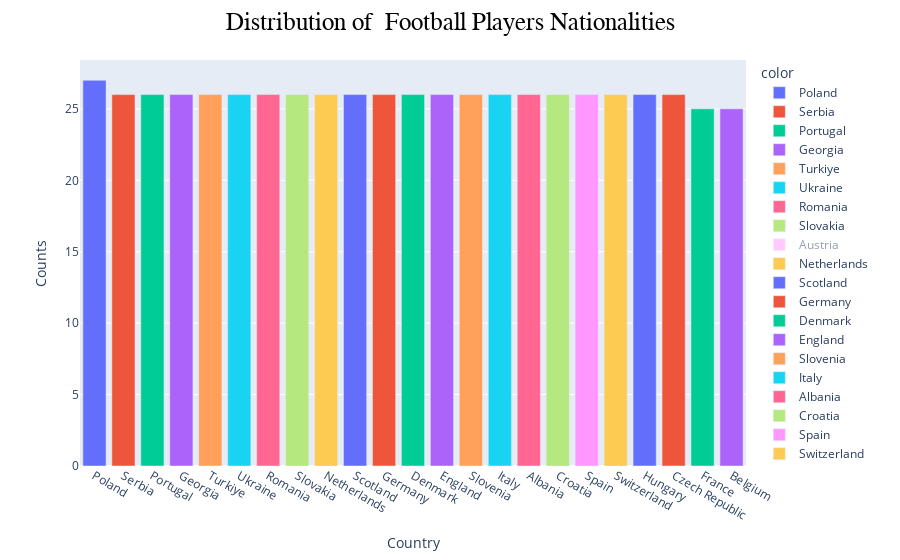

Notebook code for this chart:
### Code cell
univariate(data['Country'],'Distribution of  Football Players Nationalities')

### Figure 1 — Plotly figure (JSON) as saved in the notebook; plotly's stock layout.template omitted (floating-point values rounded to 4 significant figures)
{"data": [{"alignmentgroup": "True", "hovertemplate": "color=Poland<br>Country=%{x}<br>Counts=%{y}<extra></extra>", "legendgroup": "Poland", "marker": {"color": "#636efa", "pattern": {"shape": ""}}, "name": "Poland", "offsetgroup": "Poland", "orientation": "v", "showlegend": true, "textposition": "auto", "type": "bar", "x": ["Poland"], "xaxis": "x", "y": [27], "yaxis": "y"}, {"alignmentgroup": "True", "hovertemplate": "color=Serbia<br>Country=%{x}<br>Counts=%{y}<extra></extra>", "legendgroup": "Serbia", "marker": {"color": "#EF553B", "pattern": {"shape": ""}}, "name": "Serbia", "offsetgroup": "Serbia", "orientation": "v", "showlegend": true, "textposition": "auto", "type": "bar", "x": ["Serbia"], "xaxis": "x", "y": [26], "yaxis": "y"}, {"alignmentgroup": "True", "hovertemplate": "color=Portugal<br>Country=%{x}<br>Counts=%{y}<extra></extra>", "legendgroup": "Portugal", "marker": {"color": "#00cc96", "pattern": {"shape": ""}}, "name": "Portugal", "offsetgroup": "Portugal", "orientation": "v", "showlegend": true, "textposition": "auto", "type": "bar", "x": ["Portugal"], "xaxis": "x", "y": [26], "yaxis": "y"}, {"alignmentgroup": "True", "hovertemplate": "color=Georgia<br>Country=%{x}<br>Counts=%{y}<extra></extra>", "legendgroup": "Georgia", "marker": {"color": "#ab63fa", "pattern": {"shape": ""}}, "name": "Georgia", "offsetgroup": "Georgia", "orientation": "v", "showlegend": true, "textposition": "auto", "type": "bar", "x": ["Georgia"], "xaxis": "x", "y": [26], "yaxis": "y"}, {"alignmentgroup": "True", "hovertemplate": "color=Turkiye<br>Country=%{x}<br>Counts=%{y}<extra></extra>", "legendgroup": "Turkiye", "marker": {"color": "#FFA15A", "pattern": {"shape": ""}}, "name": "Turkiye", "offsetgroup": "Turkiye", "orientation": "v", "showlegend": true, "textposition": "auto", "type": "bar", "x": ["Turkiye"], "xaxis": "x", "y": [26], "yaxis": "y"}, {"alignmentgroup": "True", "hovertemplate": "color=Ukraine<br>Country=%{x}<br>Counts=%{y}<extra></extra>", "legendgroup": "Ukraine", "marker": {"color": "#19d3f3", "pattern": {"shape": ""}}, "name": "Ukraine", "offsetgroup": "Ukraine", "orientation": "v", "showlegend": true, "textposition": "auto", "type": "bar", "x": ["Ukraine"], "xaxis": "x", "y": [26], "yaxis": "y"}, {"alignmentgroup": "True", "hovertemplate": "color=Romania<br>Country=%{x}<br>Counts=%{y}<extra></extra>", "legendgroup": "Romania", "marker": {"color": "#FF6692", "pattern": {"shape": ""}}, "name": "Romania", "offsetgroup": "Romania", "orientation": "v", "showlegend": true, "textposition": "auto", "type": "bar", "x": ["Romania"], "xaxis": "x", "y": [26], "yaxis": "y"}, {"alignmentgroup": "True", "hovertemplate": "color=Slovakia<br>Country=%{x}<br>Counts=%{y}<extra></extra>", "legendgroup": "Slovakia", "marker": {"color": "#B6E880", "pattern": {"shape": ""}}, "name": "Slovakia", "offsetgroup": "Slovakia", "orientation": "v", "showlegend": true, "textposition": "auto", "type": "bar", "x": ["Slovakia"], "xaxis": "x", "y": [26], "yaxis": "y"}, {"alignmentgroup": "True", "hovertemplate": "color=Austria<br>Country=%{x}<br>Counts=%{y}<extra></extra>", "legendgroup": "Austria", "marker": {"color": "#FF97FF", "pattern": {"shape": ""}}, "name": "Austria", "offsetgroup": "Austria", "orientation": "v", "showlegend": true, "textposition": "auto", "type": "bar", "visible": "legendonly", "x": ["Austria"], "xaxis": "x", "y": [26], "yaxis": "y"}, {"alignmentgroup": "True", "hovertemplate": "color=Netherlands<br>Country=%{x}<br>Counts=%{y}<extra></extra>", "legendgroup": "Netherlands", "marker": {"color": "#FECB52", "pattern": {"shape": ""}}, "name": "Netherlands", "offsetgroup": "Netherlands", "orientation": "v", "showlegend": true, "textposition": "auto", "type": "bar", "x": ["Netherlands"], "xaxis": "x", "y": [26], "yaxis": "y"}, {"alignmentgroup": "True", "hovertemplate": "color=Scotland<br>Country=%{x}<br>Counts=%{y}<extra></extra>", "legendgroup": "Scotland", "marker": {"color": "#636efa", "pattern": {"shape": ""}}, "name": "Scotland", "offsetgroup": "Scotland", "orientation": "v", "showlegend": true, "textposition": "auto", "type": "bar", "x": ["Scotland"], "xaxis": "x", "y": [26], "yaxis": "y"}, {"alignmentgroup": "True", "hovertemplate": "color=Germany<br>Country=%{x}<br>Counts=%{y}<extra></extra>", "legendgroup": "Germany", "marker": {"color": "#EF553B", "pattern": {"shape": ""}}, "name": "Germany", "offsetgroup": "Germany", "orientation": "v", "showlegend": true, "textposition": "auto", "type": "bar", "x": ["Germany"], "xaxis": "x", "y": [26], "yaxis": "y"}, {"alignmentgroup": "True", "hovertemplate": "color=Denmark<br>Country=%{x}<br>Counts=%{y}<extra></extra>", "legendgroup": "Denmark", "marker": {"color": "#00cc96", "pattern": {"shape": ""}}, "name": "Denmark", "offsetgroup": "Denmark", "orientation": "v", "showlegend": true, "textposition": "auto", "type": "bar", "x": ["Denmark"], "xaxis": "x", "y": [26], "yaxis": "y"}, {"alignmentgroup": "True", "hovertemplate": "color=England<br>Country=%{x}<br>Counts=%{y}<extra></extra>", "legendgroup": "England", "marker": {"color": "#ab63fa", "pattern": {"shape": ""}}, "name": "England", "offsetgroup": "England", "orientation": "v", "showlegend": true, "textposition": "auto", "type": "bar", "x": ["England"], "xaxis": "x", "y": [26], "yaxis": "y"}, {"alignmentgroup": "True", "hovertemplate": "color=Slovenia<br>Country=%{x}<br>Counts=%{y}<extra></extra>", "legendgroup": "Slovenia", "marker": {"color": "#FFA15A", "pattern": {"shape": ""}}, "name": "Slovenia", "offsetgroup": "Slovenia", "orientation": "v", "showlegend": true, "textposition": "auto", "type": "bar", "x": ["Slovenia"], "xaxis": "x", "y": [26], "yaxis": "y"}, {"alignmentgroup": "True", "hovertemplate": "color=Italy<br>Country=%{x}<br>Counts=%{y}<extra></extra>", "legendgroup": "Italy", "marker": {"color": "#19d3f3", "pattern": {"shape": ""}}, "name": "Italy", "offsetgroup": "Italy", "orientation": "v", "showlegend": true, "textposition": "auto", "type": "bar", "x": ["Italy"], "xaxis": "x", "y": [26], "yaxis": "y"}, {"alignmentgroup": "True", "hovertemplate": "color=Albania<br>Country=%{x}<br>Counts=%{y}<extra></extra>", "legendgroup": "Albania", "marker": {"color": "#FF6692", "pattern": {"shape": ""}}, "name": "Albania", "offsetgroup": "Albania", "orientation": "v", "showlegend": true, "textposition": "auto", "type": "bar", "x": ["Albania"], "xaxis": "x", "y": [26], "yaxis": "y"}, {"alignmentgroup": "True", "hovertemplate": "color=Croatia<br>Country=%{x}<br>Counts=%{y}<extra></extra>", "legendgroup": "Croatia", "marker": {"color": "#B6E880", "pattern": {"shape": ""}}, "name": "Croatia", "offsetgroup": "Croatia", "orientation": "v", "showlegend": true, "textposition": "auto", "type": "bar", "x": ["Croatia"], "xaxis": "x", "y": [26], "yaxis": "y"}, {"alignmentgroup": "True", "hovertemplate": "color=Spain<br>Country=%{x}<br>Counts=%{y}<extra></extra>", "legendgroup": "Spain", "marker": {"color": "#FF97FF", "pattern": {"shape": ""}}, "name": "Spain", "offsetgroup": "Spain", "orientation": "v", "showlegend": true, "textposition": "auto", "type": "bar", "x": ["Spain"], "xaxis": "x", "y": [26], "yaxis": "y"}, {"alignmentgroup": "True", "hovertemplate": "color=Switzerland<br>Country=%{x}<br>Counts=%{y}<extra></extra>", "legendgroup": "Switzerland", "marker": {"color": "#FECB52", "pattern": {"shape": ""}}, "name": "Switzerland", "offsetgroup": "Switzerland", "orientation": "v", "showlegend": true, "textposition": "auto", "type": "bar", "x": ["Switzerland"], "xaxis": "x", "y": [26], "yaxis": "y"}, {"alignmentgroup": "True", "hovertemplate": "color=Hungary<br>Country=%{x}<br>Counts=%{y}<extra></extra>", "legendgroup": "Hungary", "marker": {"color": "#636efa", "pattern": {"shape": ""}}, "name": "Hungary", "offsetgroup": "Hungary", "orientation": "v", "showlegend": true, "textposition": "auto", "type": "bar", "x": ["Hungary"], "xaxis": "x", "y": [26], "yaxis": "y"}, {"alignmentgroup": "True", "hovertemplate": "color=Czech Republic<br>Country=%{x}<br>Counts=%{y}<extra></extra>", "legendgroup": "Czech Republic", "marker": {"color": "#EF553B", "pattern": {"shape": ""}}, "name": "Czech Republic", "offsetgroup": "Czech Republic", "orientation": "v", "showlegend": true, "textposition": "auto", "type": "bar", "x": ["Czech Republic"], "xaxis": "x", "y": [26], "yaxis": "y"}, {"alignmentgroup": "True", "hovertemplate": "color=France<br>Country=%{x}<br>Counts=%{y}<extra></extra>", "legendgroup": "France", "marker": {"color": "#00cc96", "pattern": {"shape": ""}}, "name": "France", "offsetgroup": "France", "orientation": "v", "showlegend": true, "textposition": "auto", "type": "bar", "x": ["France"], "xaxis": "x", "y": [25], "yaxis": "y"}, {"alignmentgroup": "True", "hovertemplate": "color=Belgium<br>Country=%{x}<br>Counts=%{y}<extra></extra>", "legendgroup": "Belgium", "marker": {"color": "#ab63fa", "pattern": {"shape": ""}}, "name": "Belgium", "offsetgroup": "Belgium", "orientation": "v", "showlegend": true, "textposition": "auto", "type": "bar", "x": ["Belgium"], "xaxis": "x", "y": [25], "yaxis": "y"}], "layout": {"autosize": true, "barmode": "relative", "legend": {"title": {"text": "color"}, "tracegroupgap": 0}, "margin": {"t": 60}, "title": {"font": {"color": "black", "family": "Arial", "size": 25}, "text": "Distribution of  Football Players Nationalities", "x": 0.5}, "xaxis": {"anchor": "y", "autorange": true, "domain": [0, 1], "range": [-0.5, 22.5], "title": {"text": "Country"}, "type": "category"}, "yaxis": {"anchor": "x", "autorange": true, "domain": [0, 1], "range": [0, 28.42], "title": {"text": "Counts"}, "type": "linear"}}}
